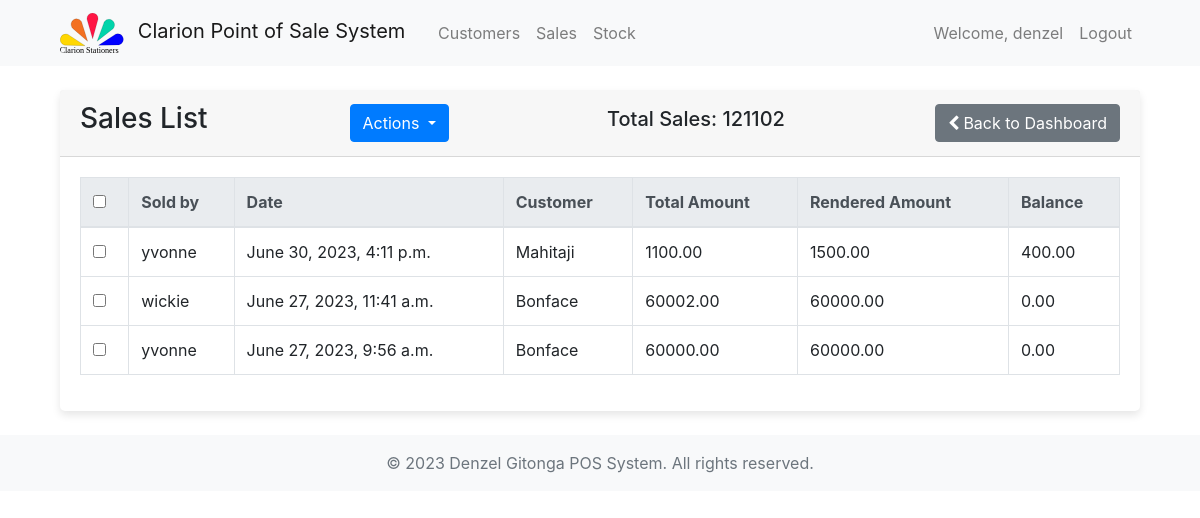
Page /sales/sales-list/ (signed in) on the earlier database version.
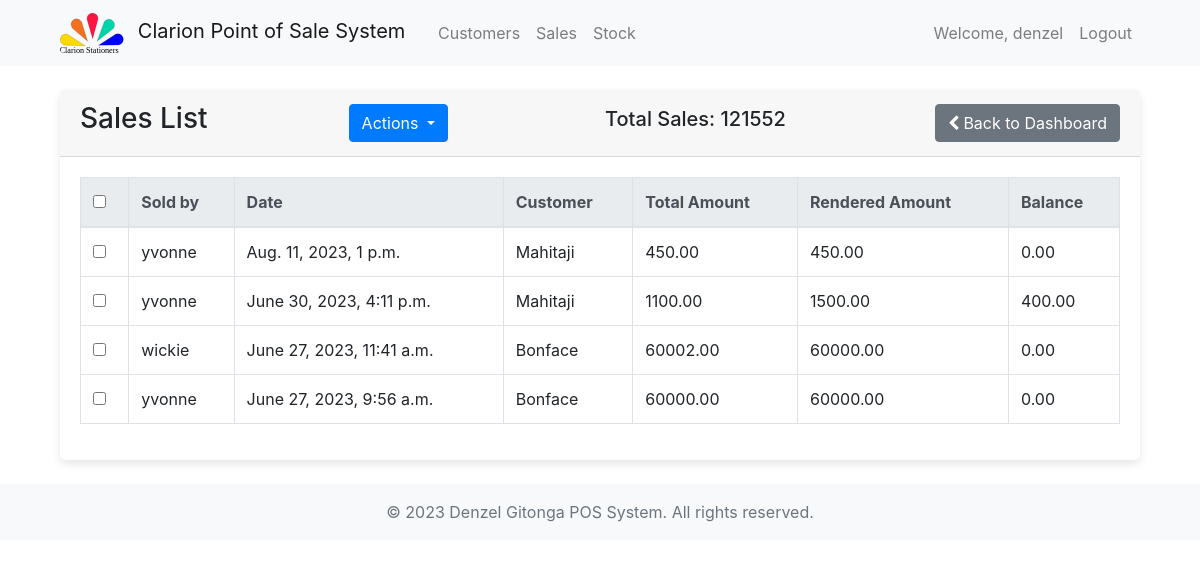
Same page on the later database version.
### sales/models.py (models this page shows, shortened)
class Sale(models.Model):
    sold_by = models.ForeignKey(settings.AUTH_USER_MODEL, on_delete=models.CASCADE, editable=False)
    date = models.DateTimeField(auto_now_add=True)
    total_amount = models.DecimalField(max_digits=10, decimal_places=2)
    rendered_amount = models.DecimalField(default=0, max_digits=10, decimal_places=2)
    balance = models.DecimalField(default=0, max_digits=10, decimal_places=2)
    customer = models.ForeignKey(Customer, on_delete=models.CASCADE)

### accounts/models.py (models this page shows, shortened)
class User(AbstractBaseUser, PermissionsMixin):
    username = models.CharField(max_length=255, unique=True)
    email = models.EmailField(max_length=255, unique=True)
    store = models.ForeignKey(Store, on_delete=models.CASCADE, related_name='stores', null=True, blank=True)
    phone_number = models.CharField(max_length=20, blank=True, null=True)
    full_name = models.CharField(max_length=255, blank=True, null=True)
    is_staff = models.BooleanField(default=False)
    is_active = models.BooleanField(default=True)
    groups = models.ManyToManyField(
        'auth.Group',
        blank=True,
        related_name='myuser_set',
        related_query_name='user',
    )
    user_permissions = models.ManyToManyField(
        'auth.Permission',
        blank=True,
        related_name='myuser_set',
        related_query_name='user',
    )
    objects = UserManager()
    USERNAME_FIELD = 'username'
    REQUIRED_FIELDS = ['email']

### inventory/models.py (models this page shows)
class Customer(models.Model):
    name = models.CharField(max_length=255)
    email = models.EmailField()
    phone_number = models.CharField(max_length=20)
    address = models.CharField(max_length=255)
    def __str__(self):
        return self.name

### sales/views.py (the view)
# urls.py: path('sales-list/', views.sales_list, name='sales_list'), # view sales list
@staff_member_required(login_url='accounts:login')
@require_GET
def sales_list(request):
    sales = Sale.objects.order_by('-date')
    total_sale = sales.aggregate(total_amount=Sum('total_amount'))['total_amount']
    from_date = request.GET.get('from_date')
    to_date = request.GET.get('to_date')
    if from_date and to_date:
        sales = sales.filter(date__range=[from_date, to_date])
    context = {
        'sales': sales,
        'request': request,  # Pass the request object to template for accessing query parameters
        'total_sale': total_sale,
    }
    return render(request, 'admin/sales/general_sales_list.html', context)

### templates/admin/sales/general_sales_list.html (shortened to what this page needs)
{% extends 'common/base.html' %}
{% block content %}
<div class="container">
  <div class="card">
    <div class="card-header">
      <div class="d-flex justify-content-between align-items-center">
        <div>
          <h3>Sales List</h3>
        </div>
        <div class="btn-group">
          <button id="action-dropdown" class="btn btn-primary dropdown-toggle" data-toggle="dropdown"
            aria-haspopup="true" aria-expanded="false">
            Actions
          </button>
        </div>
        <div class="ml-3">
          <h5>Total Sales: {{ total_sale }}</h5>
        </div>
        <div class="d-flex align-items-center">
          <a class="btn btn-secondary rounded ml-2" href="{% url 'admin_dashboard:dashboard' %}">
            <i class="fa fa-chevron-left mr-1"></i>Back to Dashboard
          </a>
        </div>
      </div>
    </div>
    <div class="card-body">
      <div class="table-responsive">
        <table class="table table-bordered">
          <thead class="thead-light">
            <tr>
              <th><input type="checkbox" id="select-all-checkbox"></th>
              <th>Sold by</th>
              <th>Date</th>
              <th>Customer</th>
              <th>Total Amount</th>
              <th>Rendered Amount</th>
              <th>Balance</th>
            </tr>
          </thead>
          <tbody>
            {% for sale in sales %}
            <tr>
              <td><input type="checkbox" name="selected_sales" value="{{ sale.id }}"></td>
              <td>{{ sale.sold_by.username }}</td>
              <td>{{ sale.date }}</td>
              <td>{{ sale.customer }}</td>
              <td>{{ sale.total_amount }}</td>
              <td>{{ sale.rendered_amount }}</td>
              <td>{{ sale.balance }}</td>
            </tr>
            {% endfor %}
          </tbody>
        </table>
      </div>
    </div>
  </div>
</div>
{% endblock %}

Differences in the rows shown:
added Sale: sold_by.username "yvonne", date "Aug. 11, 2023, 1 p.m.", customer "Mahitaji", total_amount "450.00", rendered_amount "450.00", balance "0.00"
Other differences:
{{ total_sale }}: "121102" → "121552"
